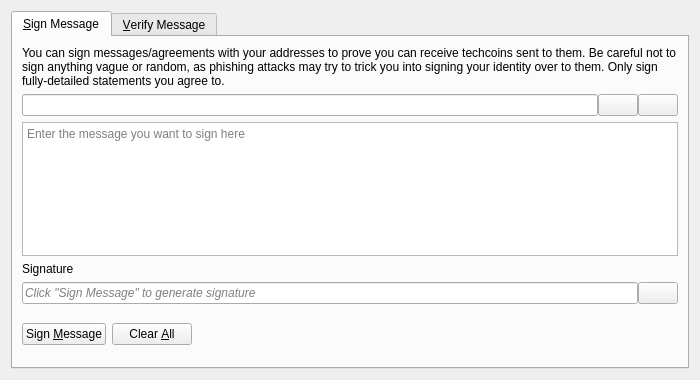
<?xml version="1.0" encoding="UTF-8"?>
<ui version="4.0">
 <class>SignVerifyMessageDialog</class>
 <widget class="QDialog" name="SignVerifyMessageDialog">
  <property name="geometry">
   <rect>
    <x>0</x>
    <y>0</y>
    <width>700</width>
    <height>380</height>
   </rect>
  </property>
  <property name="windowTitle">
   <string>Signatures - Sign / Verify a Message</string>
  </property>
  <property name="modal">
   <bool>true</bool>
  </property>
  <layout class="QVBoxLayout" name="verticalLayout">
   <item>
    <widget class="QTabWidget" name="tabWidget">
     <property name="currentIndex">
      <number>0</number>
     </property>
     <widget class="QWidget" name="tabSignMessage">
      <attribute name="title">
       <string>&amp;Sign Message</string>
      </attribute>
      <layout class="QVBoxLayout" name="verticalLayout_SM">
       <item>
        <widget class="QLabel" name="infoLabel_SM">
         <property name="text">
          <string>You can sign messages/agreements with your addresses to prove you can receive techcoins sent to them. Be careful not to sign anything vague or random, as phishing attacks may try to trick you into signing your identity over to them. Only sign fully-detailed statements you agree to.</string>
         </property>
         <property name="textFormat">
          <enum>Qt::PlainText</enum>
         </property>
         <property name="wordWrap">
          <bool>true</bool>
         </property>
        </widget>
       </item>
       <item>
        <layout class="QHBoxLayout" name="horizontalLayout_1_SM">
         <property name="spacing">
          <number>0</number>
         </property>
         <item>
          <widget class="QValidatedLineEdit" name="addressIn_SM">
           <property name="toolTip">
            <string>The Techcoin address to sign the message with</string>
           </property>
          </widget>
         </item>
         <item>
          <widget class="QPushButton" name="addressBookButton_SM">
           <property name="toolTip">
            <string>Choose previously used address</string>
           </property>
           <property name="text">
            <string/>
           </property>
           <property name="icon">
            <iconset resource="../techcoin.qrc">
             <normaloff>:/icons/address-book</normaloff>:/icons/address-book</iconset>
           </property>
           <property name="shortcut">
            <string>Alt+A</string>
           </property>
           <property name="autoDefault">
            <bool>false</bool>
           </property>
          </widget>
         </item>
         <item>
          <widget class="QPushButton" name="pasteButton_SM">
           <property name="toolTip">
            <string>Paste address from clipboard</string>
           </property>
           <property name="text">
            <string/>
           </property>
           <property name="icon">
            <iconset resource="../techcoin.qrc">
             <normaloff>:/icons/editpaste</normaloff>:/icons/editpaste</iconset>
           </property>
           <property name="shortcut">
            <string>Alt+P</string>
           </property>
           <property name="autoDefault">
            <bool>false</bool>
           </property>
          </widget>
         </item>
        </layout>
       </item>
       <item>
        <widget class="QPlainTextEdit" name="messageIn_SM">
         <property name="toolTip">
          <string>Enter the message you want to sign here</string>
         </property>
         <property name="placeholderText">
          <string>Enter the message you want to sign here</string>
         </property>
        </widget>
       </item>
       <item>
        <widget class="QLabel" name="signatureLabel_SM">
         <property name="text">
          <string>Signature</string>
         </property>
         <property name="textFormat">
          <enum>Qt::PlainText</enum>
         </property>
        </widget>
       </item>
       <item>
        <layout class="QHBoxLayout" name="horizontalLayout_2_SM">
         <property name="spacing">
          <number>0</number>
         </property>
         <item>
          <widget class="QLineEdit" name="signatureOut_SM">
           <property name="placeholderText">
            <string>Click "Sign Message" to generate signature</string>
           </property>
           <property name="font">
            <font>
             <italic>true</italic>
            </font>
           </property>
           <property name="readOnly">
            <bool>true</bool>
           </property>
          </widget>
         </item>
         <item>
          <widget class="QPushButton" name="copySignatureButton_SM">
           <property name="toolTip">
            <string>Copy the current signature to the system clipboard</string>
           </property>
           <property name="text">
            <string/>
           </property>
           <property name="icon">
            <iconset resource="../techcoin.qrc">
             <normaloff>:/icons/editcopy</normaloff>:/icons/editcopy</iconset>
           </property>
           <property name="autoDefault">
            <bool>false</bool>
           </property>
          </widget>
         </item>
        </layout>
       </item>
       <item>
        <layout class="QHBoxLayout" name="horizontalLayout_3_SM">
         <item>
          <widget class="QPushButton" name="signMessageButton_SM">
           <property name="toolTip">
            <string>Sign the message to prove you own this Techcoin address</string>
           </property>
           <property name="text">
            <string>Sign &amp;Message</string>
           </property>
           <property name="icon">
            <iconset resource="../techcoin.qrc">
             <normaloff>:/icons/edit</normaloff>:/icons/edit</iconset>
           </property>
           <property name="autoDefault">
            <bool>false</bool>
           </property>
          </widget>
         </item>
         <item>
          <widget class="QPushButton" name="clearButton_SM">
           <property name="toolTip">
            <string>Reset all sign message fields</string>
           </property>
           <property name="text">
            <string>Clear &amp;All</string>
           </property>
           <property name="icon">
            <iconset resource="../techcoin.qrc">
             <normaloff>:/icons/remove</normaloff>:/icons/remove</iconset>
           </property>
           <property name="autoDefault">
            <bool>false</bool>
           </property>
          </widget>
         </item>
         <item>
          <spacer name="horizontalSpacer_1_SM">
           <property name="orientation">
            <enum>Qt::Horizontal</enum>
           </property>
           <property name="sizeHint" stdset="0">
            <size>
             <width>40</width>
             <height>48</height>
            </size>
           </property>
          </spacer>
         </item>
         <item>
          <widget class="QLabel" name="statusLabel_SM">
           <property name="font">
            <font>
             <weight>75</weight>
             <bold>true</bold>
            </font>
           </property>
           <property name="text">
            <string/>
           </property>
           <property name="wordWrap">
            <bool>true</bool>
           </property>
          </widget>
         </item>
         <item>
          <spacer name="horizontalSpacer_2_SM">
           <property name="orientation">
            <enum>Qt::Horizontal</enum>
           </property>
           <property name="sizeHint" stdset="0">
            <size>
             <width>40</width>
             <height>48</height>
            </size>
           </property>
          </spacer>
         </item>
        </layout>
       </item>
      </layout>
     </widget>
     <widget class="QWidget" name="tabVerifyMessage">
      <attribute name="title">
       <string>&amp;Verify Message</string>
      </attribute>
      <layout class="QVBoxLayout" name="verticalLayout_VM">
       <item>
        <widget class="QLabel" name="infoLabel_VM">
         <property name="text">
          <string>Enter the receiver's address, message (ensure you copy line breaks, spaces, tabs, etc. exactly) and signature below to verify the message. Be careful not to read more into the signature than what is in the signed message itself, to avoid being tricked by a man-in-the-middle attack. Note that this only proves the signing party receives with the address, it cannot prove sendership of any transaction!</string>
         </property>
         <property name="textFormat">
          <enum>Qt::PlainText</enum>
         </property>
         <property name="alignment">
          <set>Qt::AlignLeading|Qt::AlignLeft|Qt::AlignTop</set>
         </property>
         <property name="wordWrap">
          <bool>true</bool>
         </property>
        </widget>
       </item>
       <item>
        <layout class="QHBoxLayout" name="horizontalLayout_1_VM">
         <property name="spacing">
          <number>0</number>
         </property>
         <item>
          <widget class="QValidatedLineEdit" name="addressIn_VM">
           <property name="toolTip">
            <string>The Techcoin address the message was signed with</string>
           </property>
          </widget>
         </item>
         <item>
          <widget class="QPushButton" name="addressBookButton_VM">
           <property name="toolTip">
            <string>Choose previously used address</string>
           </property>
           <property name="text">
            <string/>
           </property>
           <property name="icon">
            <iconset resource="../techcoin.qrc">
             <normaloff>:/icons/address-book</normaloff>:/icons/address-book</iconset>
           </property>
           <property name="shortcut">
            <string>Alt+A</string>
           </property>
           <property name="autoDefault">
            <bool>false</bool>
           </property>
          </widget>
         </item>
        </layout>
       </item>
       <item>
        <widget class="QPlainTextEdit" name="messageIn_VM">
          <property name="toolTip">
            <string>The signed message to verify</string>
          </property>
          <property name="placeholderText">
            <string>The signed message to verify</string>
          </property>
        </widget>
       </item>
       <item>
        <widget class="QValidatedLineEdit" name="signatureIn_VM">
          <property name="toolTip">
            <string>The signature given when the message was signed</string>
          </property>
          <property name="placeholderText">
            <string>The signature given when the message was signed</string>
          </property>
        </widget>
       </item>
       <item>
        <layout class="QHBoxLayout" name="horizontalLayout_2_VM">
         <item>
          <widget class="QPushButton" name="verifyMessageButton_VM">
           <property name="toolTip">
            <string>Verify the message to ensure it was signed with the specified Techcoin address</string>
           </property>
           <property name="text">
            <string>Verify &amp;Message</string>
           </property>
           <property name="icon">
            <iconset resource="../techcoin.qrc">
             <normaloff>:/icons/transaction_0</normaloff>:/icons/transaction_0</iconset>
           </property>
           <property name="autoDefault">
            <bool>false</bool>
           </property>
          </widget>
         </item>
         <item>
          <widget class="QPushButton" name="clearButton_VM">
           <property name="toolTip">
            <string>Reset all verify message fields</string>
           </property>
           <property name="text">
            <string>Clear &amp;All</string>
           </property>
           <property name="icon">
            <iconset resource="../techcoin.qrc">
             <normaloff>:/icons/remove</normaloff>:/icons/remove</iconset>
           </property>
           <property name="autoDefault">
            <bool>false</bool>
           </property>
          </widget>
         </item>
         <item>
          <spacer name="horizontalSpacer_1_VM">
           <property name="orientation">
            <enum>Qt::Horizontal</enum>
           </property>
           <property name="sizeHint" stdset="0">
            <size>
             <width>40</width>
             <height>48</height>
            </size>
           </property>
          </spacer>
         </item>
         <item>
          <widget class="QLabel" name="statusLabel_VM">
           <property name="font">
            <font>
             <weight>75</weight>
             <bold>true</bold>
            </font>
           </property>
           <property name="text">
            <string/>
           </property>
           <property name="wordWrap">
            <bool>true</bool>
           </property>
          </widget>
         </item>
         <item>
          <spacer name="horizontalSpacer_2_VM">
           <property name="orientation">
            <enum>Qt::Horizontal</enum>
           </property>
           <property name="sizeHint" stdset="0">
            <size>
             <width>40</width>
             <height>48</height>
            </size>
           </property>
          </spacer>
         </item>
        </layout>
       </item>
      </layout>
     </widget>
    </widget>
   </item>
  </layout>
 </widget>
 <customwidgets>
  <customwidget>
   <class>QValidatedLineEdit</class>
   <extends>QLineEdit</extends>
   <header>qt/qvalidatedlineedit.h</header>
  </customwidget>
 </customwidgets>
 <resources>
  <include location="../techcoin.qrc"/>
 </resources>
 <connections/>
</ui>
